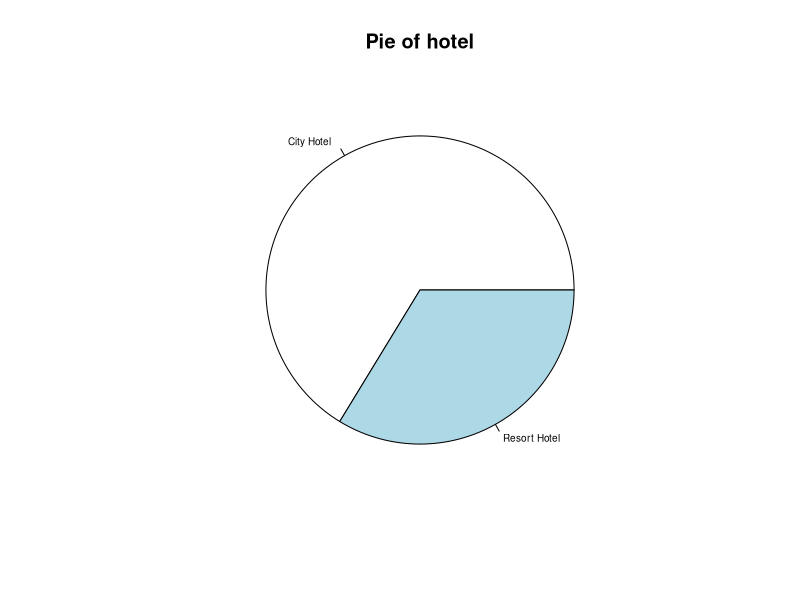
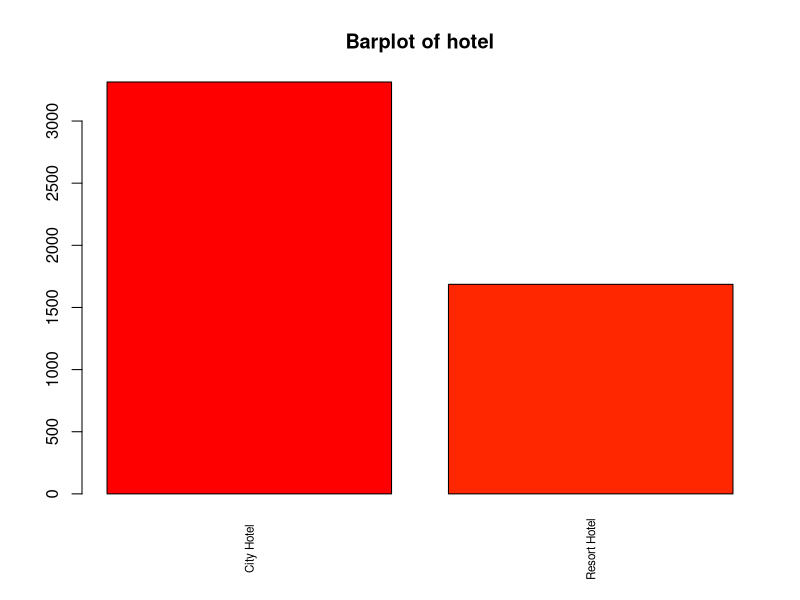
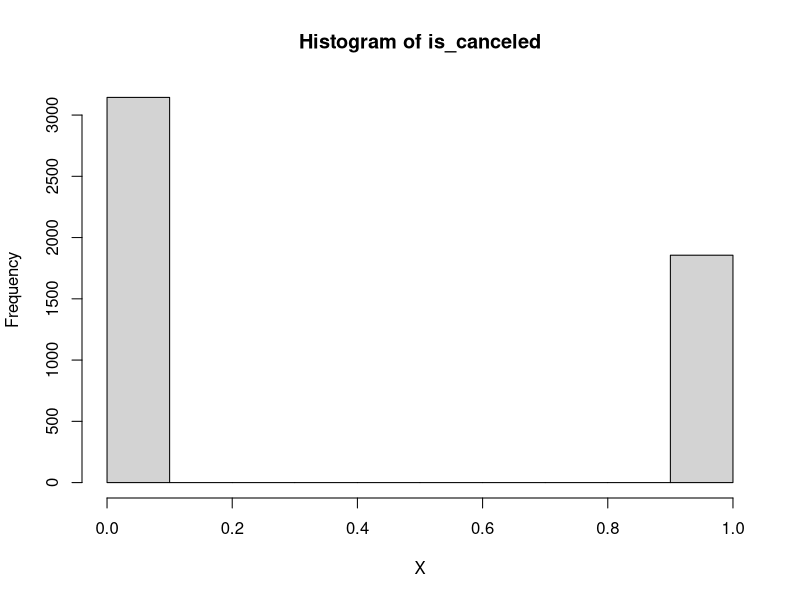
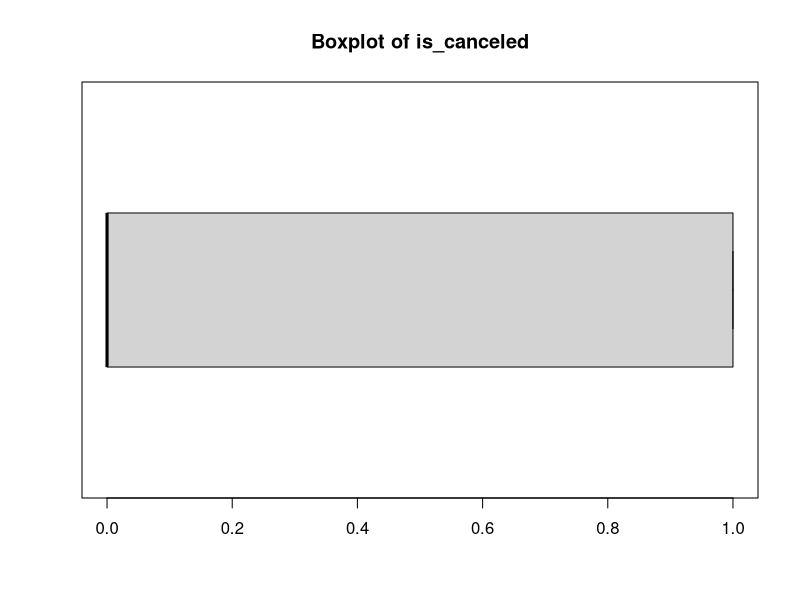
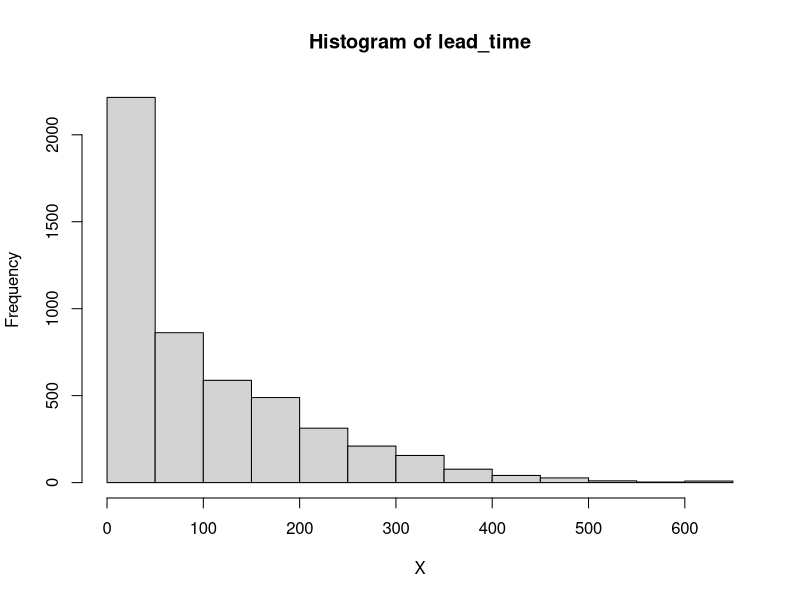
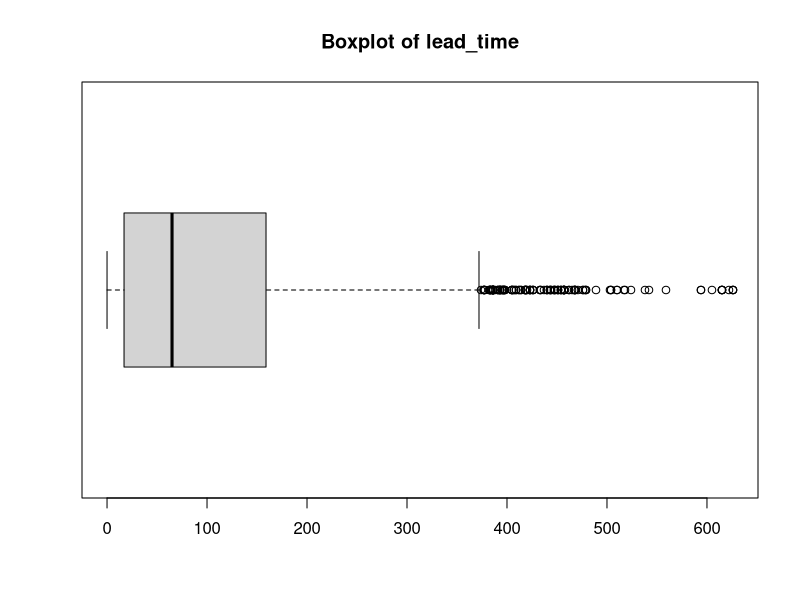
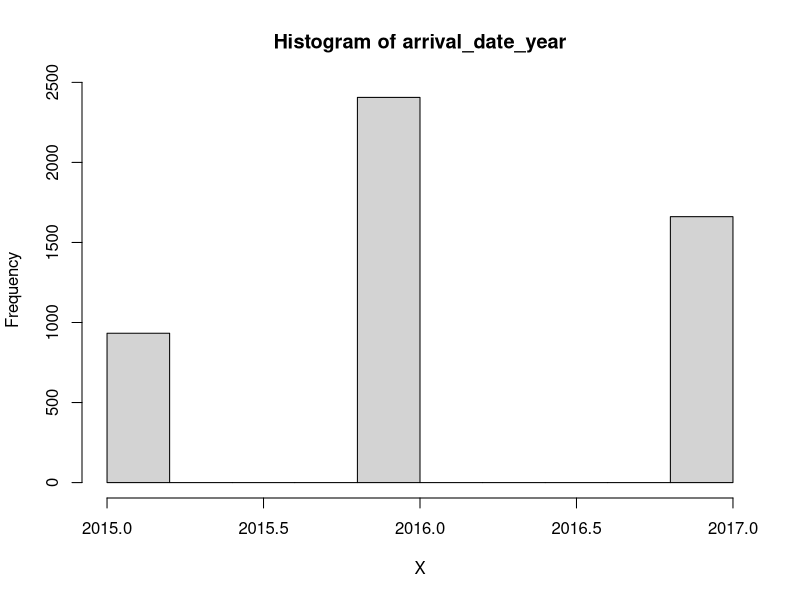
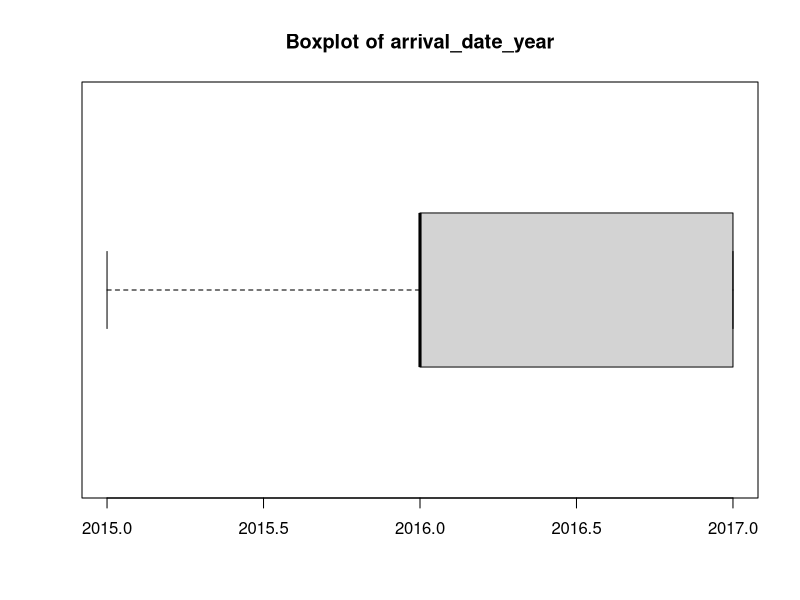

Write R code to recreate these figures, in order.
## ---- chunk 1
# dd <- read.table("D:/karina/docencia/areferenciesPPT/0DadesPractiques/CREDSCO/credscoCategoriques2.csv",header=T, sep=";", dec=",")
#dd<- read.csv("D:/karina/TFGs/GrauEstadistica/MarcPinar/data.csv", sep=";")

#dataset<-"platjaDaro"
#dataset<-"futbol"

#setwd("D:/karina/projectes/ON/a2020INSESSCOVIDisocial/18DadesTallers")
#dd<- read.table("2Formulari5TPlataDarov1.csv",header=T, sep=",", dec=".", na.strings="*");
#dataset<-"planta"

dataset<-"CREDSCO"



## ---- chunk 2

setwd("/Users/davidmorais/Desktop/PARS-GEI-FIB/Obligatories/Q7/MD")
dd<- read.table("hotel_sample_5000.csv",header=T, sep=",", dec=".")

## ---- chunk 3
class(dd)
## ---- chunk 4
class(dd)
## ---- chunk 5
dim(dd)
n<-dim(dd)[1]
K<-dim(dd)[2]

n
K
## ---- chunk 6
names(dd)
## ---- chunk 7

descriptiva<-function(X, nom){
  if (!(is.numeric(X) || class(X)=="Date")){ 
    frecs<-table(as.factor(X), useNA="ifany")
    proportions<-frecs/n
    #ojo, decidir si calcular porcentages con o sin missing values
    pie(frecs, cex=0.6, main=paste("Pie of", nom))
    barplot(frecs, las=3, cex.names=0.7, main=paste("Barplot of", nom), col=listOfColors)
    print(paste("Number of modalities: ", length(frecs)))
    print("Frequency table")
    print(frecs)
    print("Relative frequency table (proportions)")
    print(proportions)
    print("Frequency table sorted")
    print(sort(frecs, decreasing=TRUE))
    print("Relative frequency table (proportions) sorted")
    print(sort(proportions, decreasing=TRUE))
   }else{
     if(class(X)=="Date"){
       print(summary(X))
       print(sd(X))
       #decide breaks: weeks, months, quarters...
       hist(X,breaks="weeks")
     }else{
       hist(X, main=paste("Histogram of", nom))
       boxplot(X, horizontal=TRUE, main=paste("Boxplot of",nom))
       print("Extended Summary Statistics")
       print(summary(X))
       print(paste("sd: ", sd(X, na.rm=TRUE)))
       print(paste("vc: ", sd(X, na.rm=TRUE)/mean(X, na.rm=TRUE)))
      }
   }
}

dataset<-dd
actives<-c(1:K)
colDate<-1

## ---- chunk 8
listOfColors<-rainbow(39)

par(ask=TRUE)

for(k in actives){
  print(paste("variable ", k, ":", names(dd)[k] ))
  descriptiva(dd[,k], names(dd)[k])
}
par(ask=FALSE)

#per exportar figures d'R per programa
#dev.off()
#png(file=mypath,width = 950, height = 800, units = "px")
#dev.off()

